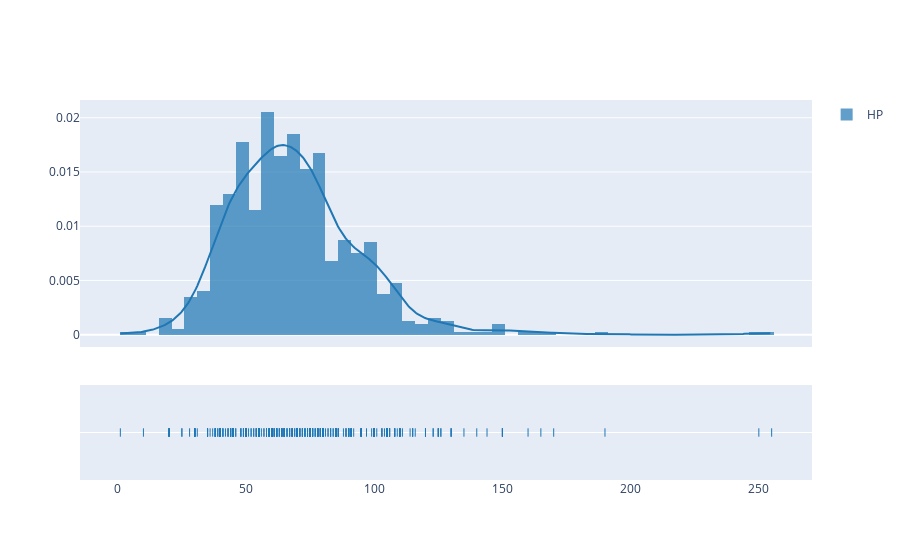

The notebook cell this image was saved under:
### Markdown cell above
# 1. Distplot
Distplots are used to plot a univariate distribution of observations. This basically plots a histogram and fits a kernel density estimate(kde) and rug plot on it. *

### Code cell
fig = ff.create_distplot([df.HP],['HP'],bin_size=5)
iplot(fig, filename='Basic Distplot')

### Figure 1 — Plotly figure (JSON) as saved in the notebook; plotly's stock layout.template omitted (floating-point values rounded to 4 significant figures; data arrays with more than 128 entries replaced by an {"elided": "..."} marker saying what was removed)
{"data": [{"autobinx": false, "histnorm": "probability density", "legendgroup": "HP", "marker": {"color": "rgb(31, 119, 180)"}, "name": "HP", "opacity": 0.7, "type": "histogram", "x": {"elided": "800 int values"}, "xaxis": "x", "xbins": {"end": 255, "size": 5, "start": 1}, "yaxis": "y"}, {"legendgroup": "HP", "marker": {"color": "rgb(31, 119, 180)"}, "mode": "lines", "name": "HP", "showlegend": false, "type": "scatter", "x": {"elided": "500 float values"}, "xaxis": "x", "y": {"elided": "500 float values"}, "yaxis": "y"}, {"legendgroup": "HP", "marker": {"color": "rgb(31, 119, 180)", "symbol": "line-ns-open"}, "mode": "markers", "name": "HP", "showlegend": false, "type": "scatter", "x": {"elided": "800 int values"}, "xaxis": "x", "y": {"elided": "800 str values"}, "yaxis": "y2"}], "layout": {"barmode": "overlay", "hovermode": "closest", "legend": {"traceorder": "reversed"}, "xaxis": {"anchor": "y2", "domain": [0, 1], "zeroline": false}, "yaxis": {"anchor": "free", "domain": [0.35, 1], "position": 0}, "yaxis2": {"anchor": "x", "domain": [0, 0.25], "dtick": 1, "showticklabels": false}}}
